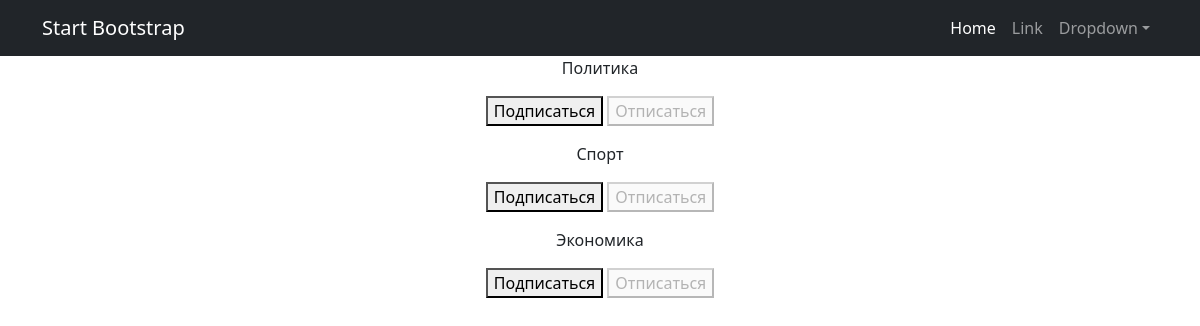
Screenshot of /subscriptions/ (signed in) with the database file from the repository.
### newsapp/models.py (models this page shows, shortened)
class Category(models.Model):
    category_name = models.CharField(max_length=255, unique=True)
    subscribers = models.ManyToManyField(User, through='Subscriber', related_name='categories')

### newsapp/views.py (the view, shortened to what this page needs)
# urls.py: path('subscriptions/', subscriptions, name='subscriptions'),
@login_required
@csrf_protect
def subscriptions(request):
    categories_with_subscriptions = Category.objects.annotate(
        user_subscribed=Exists(
            Subscriber.objects.filter(
                user=request.user,
                category=OuterRef('pk'),
            )
        )
    ).order_by('category_name')
    return render(
        request,
        'subscriptions.html',
        {'categories': categories_with_subscriptions},
    )

### templates/subscriptions.html (shortened to what this page needs)
{% extends 'flatpages/default.html' %}
{% block content %}
    {% for category in categories  %}
        <p>
            {{ category.category_name }}
            <form method="post">
                {% if category.user_subscribed %}
                    <button disabled>Подписаться</button>
                    <button name="action" value="unsubscribe">Отписаться</button>
                {% else %}
                    <button name="action" value="subscribe">Подписаться</button>
                    <button disabled>Отписаться</button>
                {% endif %}
            </form>
        </p>
    {% endfor %}
{% endblock content %}

### rows the page displays
Category: category_name "Политика", shows "Подписаться"
Category: category_name "Спорт", shows "Подписаться"
Category: category_name "Экономика", shows "Подписаться"
